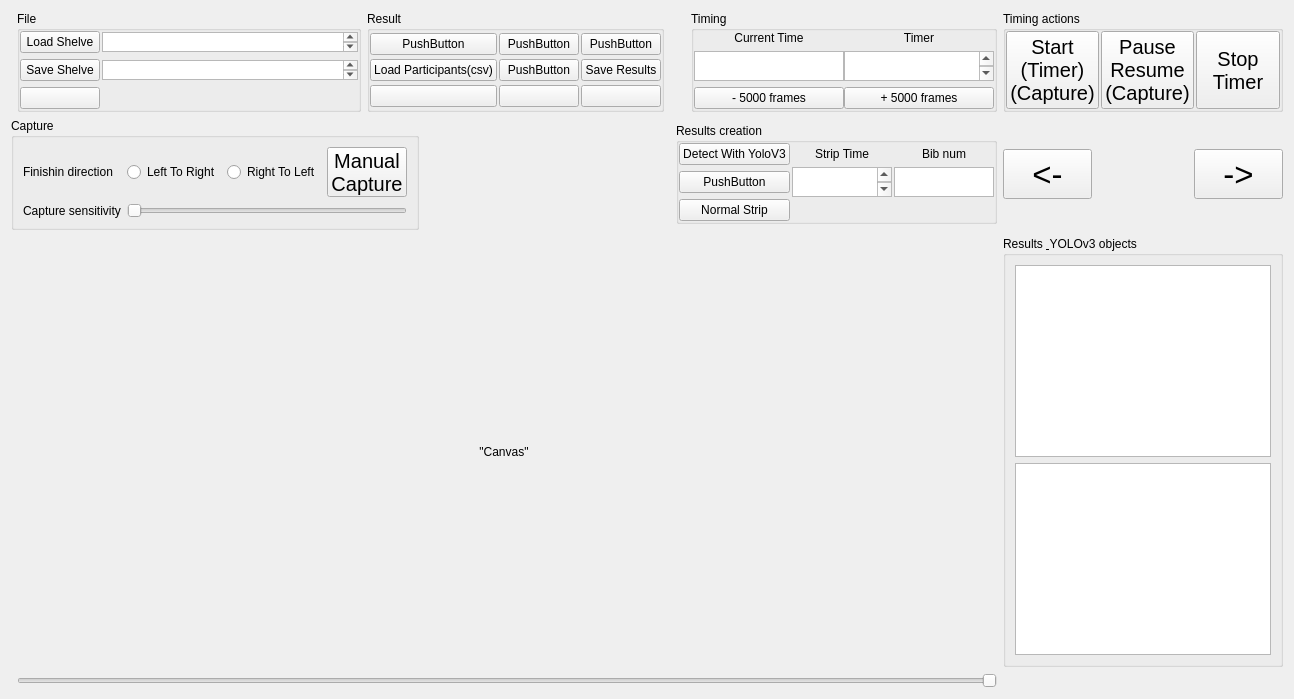
      <widget class="QWidget" name="tab">
       <attribute name="title">
        <string>CameraUI</string>
       </attribute>
       <layout class="QGridLayout" name="gridLayout">
        <item row="2" column="1" colspan="3">
         <widget class="QGroupBox" name="groupBox_7">
          <property name="sizePolicy">
           <sizepolicy hsizetype="Maximum" vsizetype="Maximum">
            <horstretch>0</horstretch>
            <verstretch>0</verstretch>
           </sizepolicy>
          </property>
          <property name="title">
           <string>Capture</string>
          </property>
          <layout class="QGridLayout" name="gridLayout_3">
           <item row="2" column="1" colspan="3">
            <widget class="QSlider" name="CaptureSensitivityhorizontalSlider_2">
             <property name="sizePolicy">
              <sizepolicy hsizetype="MinimumExpanding" vsizetype="Fixed">
               <horstretch>0</horstretch>
               <verstretch>0</verstretch>
              </sizepolicy>
             </property>
             <property name="maximumSize">
              <size>
               <width>1000</width>
               <height>16777215</height>
              </size>
             </property>
             <property name="toolTip">
              <string>Capture Sensitivity</string>
             </property>
             <property name="orientation">
              <enum>Qt::Horizontal</enum>
             </property>
             <property name="invertedControls">
              <bool>true</bool>
             </property>
            </widget>
           </item>
           <item row="0" column="2">
            <widget class="QRadioButton" name="FinishDirectionRtoLradioButton_2">
             <property name="toolTip">
              <string>Set finishing direction right to left</string>
             </property>
             <property name="text">
              <string>Right To Left</string>
             </property>
            </widget>
           </item>
           <item row="0" column="1">
            <widget class="QRadioButton" name="FinishDirectionLtoRradioButton">
             <property name="toolTip">
              <string>Set finishing direction left to right</string>
             </property>
             <property name="text">
              <string>Left To Right</string>
             </property>
            </widget>
           </item>
           <item row="0" column="0">
            <widget class="QLabel" name="label_18">
             <property name="text">
              <string>Finishin direction</string>
             </property>
            </widget>
           </item>
           <item row="2" column="0">
            <widget class="QLabel" name="label_19">
             <property name="text">
              <string>Capture sensitivity</string>
             </property>
            </widget>
           </item>
           <item row="0" column="3">
            <widget class="QPushButton" name="pushButton_17">
             <property name="maximumSize">
              <size>
               <width>16777215</width>
               <height>50</height>
              </size>
             </property>
             <property name="font">
              <font>
               <pointsize>15</pointsize>
              </font>
             </property>
             <property name="text">
              <string>Manual
Capture</string>
             </property>
            </widget>
           </item>
          </layout>
         </widget>
        </item>
        <item row="0" column="2">
         <widget class="QGroupBox" name="groupBox">
          <property name="sizePolicy">
           <sizepolicy hsizetype="MinimumExpanding" vsizetype="Maximum">
            <horstretch>0</horstretch>
            <verstretch>0</verstretch>
           </sizepolicy>
          </property>
          <property name="title">
           <string>File</string>
          </property>
          <layout class="QGridLayout" name="gridLayout_7">
           <property name="leftMargin">
            <number>0</number>
           </property>
           <property name="topMargin">
            <number>0</number>
           </property>
           <property name="rightMargin">
            <number>0</number>
           </property>
           <property name="bottomMargin">
            <number>0</number>
           </property>
           <property name="horizontalSpacing">
            <number>2</number>
           </property>
           <item row="0" column="0">
            <widget class="QPushButton" name="SaveShelvepushButton_20">
             <property name="text">
              <string>Load Shelve</string>
             </property>
            </widget>
           </item>
           <item row="1" column="1">
            <widget class="QPlainTextEdit" name="SaveShelveCameraplainTextEdit_3">
             <property name="sizePolicy">
              <sizepolicy hsizetype="Expanding" vsizetype="Maximum">
               <horstretch>0</horstretch>
               <verstretch>0</verstretch>
              </sizepolicy>
             </property>
             <property name="maximumSize">
              <size>
               <width>300</width>
               <height>20</height>
              </size>
             </property>
            </widget>
           </item>
           <item row="0" column="1">
            <widget class="QPlainTextEdit" name="LoadShelveCameraplainTextEdit_2">
             <property name="sizePolicy">
              <sizepolicy hsizetype="Maximum" vsizetype="Expanding">
               <horstretch>0</horstretch>
               <verstretch>0</verstretch>
              </sizepolicy>
             </property>
             <property name="maximumSize">
              <size>
               <width>300</width>
               <height>20</height>
              </size>
             </property>
            </widget>
           </item>
           <item row="2" column="0">
            <widget class="QPushButton" name="pushButton_22">
             <property name="text">
              <string/>
             </property>
            </widget>
           </item>
           <item row="1" column="0">
            <widget class="QPushButton" name="SaveShelvepushButton_21">
             <property name="text">
              <string>Save Shelve</string>
             </property>
            </widget>
           </item>
          </layout>
         </widget>
        </item>
        <item row="5" column="2" colspan="4">
         <widget class="QSlider" name="StriphorizontalSlider">
          <property name="toolTip">
           <string>Strip Scrollbar</string>
          </property>
          <property name="minimum">
           <number>0</number>
          </property>
          <property name="maximum">
           <number>1000</number>
          </property>
          <property name="orientation">
           <enum>Qt::Horizontal</enum>
          </property>
          <property name="invertedAppearance">
           <bool>true</bool>
          </property>
          <property name="invertedControls">
           <bool>false</bool>
          </property>
         </widget>
        </item>
        <item row="3" column="7" rowspan="2" colspan="3">
         <widget class="QGroupBox" name="ResultsgroupBox_10">
          <property name="title">
           <string>Results &amp; YOLOv3 objects</string>
          </property>
          <layout class="QVBoxLayout" name="verticalLayout">
           <item>
            <widget class="QTableView" name="ResultstableView"/>
           </item>
           <item>
            <widget class="QTableWidget" name="ResultstableWidget">
             <property name="sizePolicy">
              <sizepolicy hsizetype="MinimumExpanding" vsizetype="Expanding">
               <horstretch>0</horstretch>
               <verstretch>0</verstretch>
              </sizepolicy>
             </property>
            </widget>
           </item>
          </layout>
         </widget>
        </item>
        <item row="2" column="9">
         <widget class="QPushButton" name="pushButton_19">
          <property name="maximumSize">
           <size>
            <width>16777215</width>
            <height>50</height>
           </size>
          </property>
          <property name="font">
           <font>
            <pointsize>25</pointsize>
           </font>
          </property>
          <property name="text">
           <string>-&gt;</string>
          </property>
         </widget>
        </item>
        <item row="2" column="7">
         <widget class="QPushButton" name="pushButton_6">
          <property name="sizePolicy">
           <sizepolicy hsizetype="Minimum" vsizetype="MinimumExpanding">
            <horstretch>0</horstretch>
            <verstretch>0</verstretch>
           </sizepolicy>
          </property>
          <property name="maximumSize">
           <size>
            <width>16777215</width>
            <height>50</height>
           </size>
          </property>
          <property name="font">
           <font>
            <pointsize>25</pointsize>
           </font>
          </property>
          <property name="text">
           <string>&lt;-</string>
          </property>
         </widget>
        </item>
        <item row="3" column="1" rowspan="2" colspan="5">
         <widget class="QLabel" name="label">
          <property name="sizePolicy">
           <sizepolicy hsizetype="MinimumExpanding" vsizetype="Expanding">
            <horstretch>0</horstretch>
            <verstretch>0</verstretch>
           </sizepolicy>
          </property>
          <property name="text">
           <string>&quot;Canvas&quot;</string>
          </property>
          <property name="alignment">
           <set>Qt::AlignCenter</set>
          </property>
         </widget>
        </item>
        <item row="2" column="5">
         <widget class="QGroupBox" name="groupBox_3">
          <property name="sizePolicy">
           <sizepolicy hsizetype="Preferred" vsizetype="Maximum">
            <horstretch>0</horstretch>
            <verstretch>0</verstretch>
           </sizepolicy>
          </property>
          <property name="maximumSize">
           <size>
            <width>16777215</width>
            <height>16777215</height>
           </size>
          </property>
          <property name="title">
           <string>Results creation</string>
          </property>
          <layout class="QGridLayout" name="gridLayout_4">
           <property name="leftMargin">
            <number>0</number>
           </property>
           <property name="topMargin">
            <number>0</number>
           </property>
           <property name="rightMargin">
            <number>0</number>
           </property>
           <property name="bottomMargin">
            <number>0</number>
           </property>
           <property name="spacing">
            <number>2</number>
           </property>
           <item row="1" column="0">
            <widget class="QPushButton" name="YoloV3ButtonpushButton_9">
             <property name="toolTip">
              <string>Detect Objects with Yolov3</string>
             </property>
             <property name="text">
              <string>Detect With YoloV3</string>
             </property>
            </widget>
           </item>
           <item row="1" column="2">
            <widget class="QLabel" name="label_7">
             <property name="text">
              <string>Bib num</string>
             </property>
             <property name="alignment">
              <set>Qt::AlignCenter</set>
             </property>
             <property name="wordWrap">
              <bool>false</bool>
             </property>
            </widget>
           </item>
           <item row="2" column="1">
            <widget class="QTextBrowser" name="textBrowser_3">
             <property name="sizePolicy">
              <sizepolicy hsizetype="Minimum" vsizetype="Maximum">
               <horstretch>0</horstretch>
               <verstretch>0</verstretch>
              </sizepolicy>
             </property>
             <property name="maximumSize">
              <size>
               <width>100</width>
               <height>30</height>
              </size>
             </property>
             <property name="font">
              <font>
               <pointsize>15</pointsize>
              </font>
             </property>
             <property name="toolTip">
              <string>Time of the line on the strip</string>
             </property>
            </widget>
           </item>
           <item row="3" column="0">
            <widget class="QPushButton" name="NormalStrippushButton_8">
             <property name="toolTip">
              <string>Show the normal strip</string>
             </property>
             <property name="text">
              <string>Normal Strip</string>
             </property>
            </widget>
           </item>
           <item row="1" column="1">
            <widget class="QLabel" name="label_6">
             <property name="text">
              <string>Strip Time</string>
             </property>
             <property name="alignment">
              <set>Qt::AlignCenter</set>
             </property>
            </widget>
           </item>
           <item row="2" column="0">
            <widget class="QPushButton" name="pushButton_7">
             <property name="text">
              <string>PushButton</string>
             </property>
            </widget>
           </item>
           <item row="2" column="2">
            <widget class="QPlainTextEdit" name="plainTextEdit">
             <property name="sizePolicy">
              <sizepolicy hsizetype="Minimum" vsizetype="Maximum">
               <horstretch>0</horstretch>
               <verstretch>0</verstretch>
              </sizepolicy>
             </property>
             <property name="maximumSize">
              <size>
               <width>100</width>
               <height>30</height>
              </size>
             </property>
             <property name="toolTip">
              <string>Input Bib number of participant with corresponding line</string>
             </property>
            </widget>
           </item>
          </layout>
         </widget>
        </item>
        <item row="0" column="3">
         <widget class="QGroupBox" name="groupBox_5">
          <property name="sizePolicy">
           <sizepolicy hsizetype="Maximum" vsizetype="Preferred">
            <horstretch>0</horstretch>
            <verstretch>0</verstretch>
           </sizepolicy>
          </property>
          <property name="title">
           <string>Result</string>
          </property>
          <layout class="QGridLayout" name="gridLayout_5">
           <property name="leftMargin">
            <number>0</number>
           </property>
           <property name="topMargin">
            <number>0</number>
           </property>
           <property name="rightMargin">
            <number>0</number>
           </property>
           <property name="bottomMargin">
            <number>0</number>
           </property>
           <property name="spacing">
            <number>2</number>
           </property>
           <item row="1" column="2">
            <widget class="QPushButton" name="SaveResultsCSVpushButton_17">
             <property name="toolTip">
              <string>Save the results as CSV</string>
             </property>
             <property name="statusTip">
              <string/>
             </property>
             <property name="text">
              <string>Save Results</string>
             </property>
            </widget>
           </item>
           <item row="2" column="0">
            <widget class="QPushButton" name="pushButton_14">
             <property name="text">
              <string/>
             </property>
            </widget>
           </item>
           <item row="0" column="0">
            <widget class="QPushButton" name="pushButton_12">
             <property name="text">
              <string>PushButton</string>
             </property>
            </widget>
           </item>
           <item row="0" column="1">
            <widget class="QPushButton" name="pushButton_13">
             <property name="text">
              <string>PushButton</string>
             </property>
            </widget>
           </item>
           <item row="0" column="2">
            <widget class="QPushButton" name="pushButton_16">
             <property name="text">
              <string>PushButton</string>
             </property>
            </widget>
           </item>
           <item row="2" column="1">
            <widget class="QPushButton" name="pushButton_15">
             <property name="text">
              <string/>
             </property>
            </widget>
           </item>
           <item row="1" column="0">
            <widget class="QPushButton" name="LoadParticipantsCSVpushButton_10">
             <property name="toolTip">
              <string>Load the participants csv</string>
             </property>
             <property name="text">
              <string>Load Participants(csv)</string>
             </property>
            </widget>
           </item>
           <item row="2" column="2">
            <widget class="QPushButton" name="pushButton_18">
             <property name="text">
              <string/>
             </property>
            </widget>
           </item>
           <item row="1" column="1">
            <widget class="QPushButton" name="pushButton_11">
             <property name="text">
              <string>PushButton</string>
             </property>
            </widget>
           </item>
          </layout>
         </widget>
        </item>
        <item row="0" column="7" colspan="3">
         <widget class="QGroupBox" name="groupBox_2">
          <property name="sizePolicy">
           <sizepolicy hsizetype="Maximum" vsizetype="Maximum">
            <horstretch>0</horstretch>
            <verstretch>0</verstretch>
           </sizepolicy>
          </property>
          <property name="maximumSize">
           <size>
            <width>400</width>
            <height>400</height>
           </size>
          </property>
          <property name="title">
           <string>Timing actions</string>
          </property>
          <layout class="QGridLayout" name="gridLayout_2">
           <property name="leftMargin">
            <number>0</number>
           </property>
           <property name="topMargin">
            <number>0</number>
           </property>
           <property name="rightMargin">
            <number>0</number>
           </property>
           <property name="bottomMargin">
            <number>0</number>
           </property>
           <property name="spacing">
            <number>2</number>
           </property>
           <item row="0" column="3">
            <widget class="QPushButton" name="PauseCapturepushButton_2">
             <property name="sizePolicy">
              <sizepolicy hsizetype="Minimum" vsizetype="MinimumExpanding">
               <horstretch>0</horstretch>
               <verstretch>0</verstretch>
              </sizepolicy>
             </property>
             <property name="maximumSize">
              <size>
               <width>16777215</width>
               <height>100</height>
              </size>
             </property>
             <property name="font">
              <font>
               <pointsize>15</pointsize>
              </font>
             </property>
             <property name="toolTip">
              <string>Pause or resume camera capture</string>
             </property>
             <property name="text">
              <string>Pause
Resume
(Capture)</string>
             </property>
            </widget>
           </item>
           <item row="0" column="2">
            <widget class="QPushButton" name="StartpushButton_3">
             <property name="sizePolicy">
              <sizepolicy hsizetype="Minimum" vsizetype="MinimumExpanding">
               <horstretch>0</horstretch>
               <verstretch>0</verstretch>
              </sizepolicy>
             </property>
             <property name="maximumSize">
              <size>
               <width>16777215</width>
               <height>100</height>
              </size>
             </property>
             <property name="font">
              <font>
               <pointsize>15</pointsize>
              </font>
             </property>
             <property name="toolTip">
              <string>Start the Timer and camera capture</string>
             </property>
             <property name="text">
              <string>Start
(Timer)
(Capture)</string>
             </property>
            </widget>
           </item>
           <item row="0" column="4">
            <widget class="QPushButton" name="StopTimerpushButton">
             <property name="sizePolicy">
              <sizepolicy hsizetype="Minimum" vsizetype="MinimumExpanding">
               <horstretch>0</horstretch>
               <verstretch>0</verstretch>
              </sizepolicy>
             </property>
             <property name="maximumSize">
              <size>
               <width>16777215</width>
               <height>100</height>
              </size>
             </property>
             <property name="font">
              <font>
               <pointsize>15</pointsize>
              </font>
             </property>
             <property name="toolTip">
              <string>Stop the timer</string>
             </property>
             <property name="text">
              <string>Stop
Timer</string>
             </property>
            </widget>
           </item>
          </layout>
         </widget>
        </item>
        <item row="0" column="5" alignment="Qt::AlignRight">
         <widget class="QGroupBox" name="groupBox_4">
          <property name="sizePolicy">
           <sizepolicy hsizetype="Maximum" vsizetype="Preferred">
            <horstretch>0</horstretch>
            <verstretch>0</verstretch>
           </sizepolicy>
          </property>
          <property name="title">
           <string>Timing</string>
          </property>
          <layout class="QGridLayout" name="gridLayout_6">
           <property name="leftMargin">
            <number>0</number>
           </property>
           <property name="topMargin">
            <number>0</number>
           </property>
           <property name="rightMargin">
            <number>0</number>
           </property>
           <property name="bottomMargin">
            <number>0</number>
           </property>
           <property name="horizontalSpacing">
            <number>0</number>
           </property>
           <item row="2" column="1">
            <widget class="QPushButton" name="pushButton_4">
             <property name="toolTip">
              <string>Go Back 5000 frames</string>
             </property>
             <property name="text">
              <string>- 5000 frames</string>
             </property>
            </widget>
           </item>
           <item row="1" column="1">
            <widget class="QTextBrowser" name="CurrentTimetextBrowser">
             <property name="sizePolicy">
              <sizepolicy hsizetype="MinimumExpanding" vsizetype="Maximum">
               <horstretch>0</horstretch>
               <verstretch>0</verstretch>
              </sizepolicy>
             </property>
             <property name="maximumSize">
              <size>
               <width>150</width>
               <height>30</height>
              </size>
             </property>
             <property name="font">
              <font>
               <pointsize>15</pointsize>
              </font>
             </property>
             <property name="html">
              <string>&lt;!DOCTYPE HTML PUBLIC &quot;-//W3C//DTD HTML 4.0//EN&quot; &quot;http://www.w3.org/TR/REC-html40/strict.dtd&quot;&gt;
&lt;html&gt;&lt;head&gt;&lt;meta name=&quot;qrichtext&quot; content=&quot;1&quot; /&gt;&lt;style type=&quot;text/css&quot;&gt;
p, li { white-space: pre-wrap; }
&lt;/style&gt;&lt;/head&gt;&lt;body style=&quot; font-family:'Ubuntu'; font-size:15pt; font-weight:400; font-style:normal;&quot;&gt;
&lt;p style=&quot;-qt-paragraph-type:empty; margin-top:0px; margin-bottom:0px; margin-left:0px; margin-right:0px; -qt-block-indent:0; text-indent:0px; font-size:11pt;&quot;&gt;&lt;br /&gt;&lt;/p&gt;&lt;/body&gt;&lt;/html&gt;</string>
             </property>
            </widget>
           </item>
           <item row="1" column="2">
            <widget class="QTextBrowser" name="TimertextBrowser_2">
             <property name="sizePolicy">
              <sizepolicy hsizetype="MinimumExpanding" vsizetype="Maximum">
               <horstretch>0</horstretch>
               <verstretch>0</verstretch>
              </sizepolicy>
             </property>
             <property name="maximumSize">
              <size>
               <width>150</width>
               <height>30</height>
              </size>
             </property>
             <property name="font">
              <font>
               <pointsize>15</pointsize>
              </font>
             </property>
            </widget>
           </item>
           <item row="2" column="2">
            <widget class="QPushButton" name="pushButton_5">
             <property name="toolTip">
              <string>Go Forward 5000 frames</string>
             </property>
             <property name="text">
              <string>+ 5000 frames</string>
             </property>
            </widget>
           </item>
           <item row="0" column="1">
            <widget class="QLabel" name="label_4">
             <property name="text">
              <string>Current Time</string>
             </property>
             <property name="alignment">
              <set>Qt::AlignCenter</set>
             </property>
             <property name="textInteractionFlags">
              <set>Qt::LinksAccessibleByMouse|Qt::TextSelectableByMouse</set>
             </property>
            </widget>
           </item>
           <item row="0" column="2">
            <widget class="QLabel" name="label_5">
             <property name="text">
              <string>Timer</string>
             </property>
             <property name="alignment">
              <set>Qt::AlignCenter</set>
             </property>
            </widget>
           </item>
          </layout>
         </widget>
        </item>
       </layout>
      </widget>
